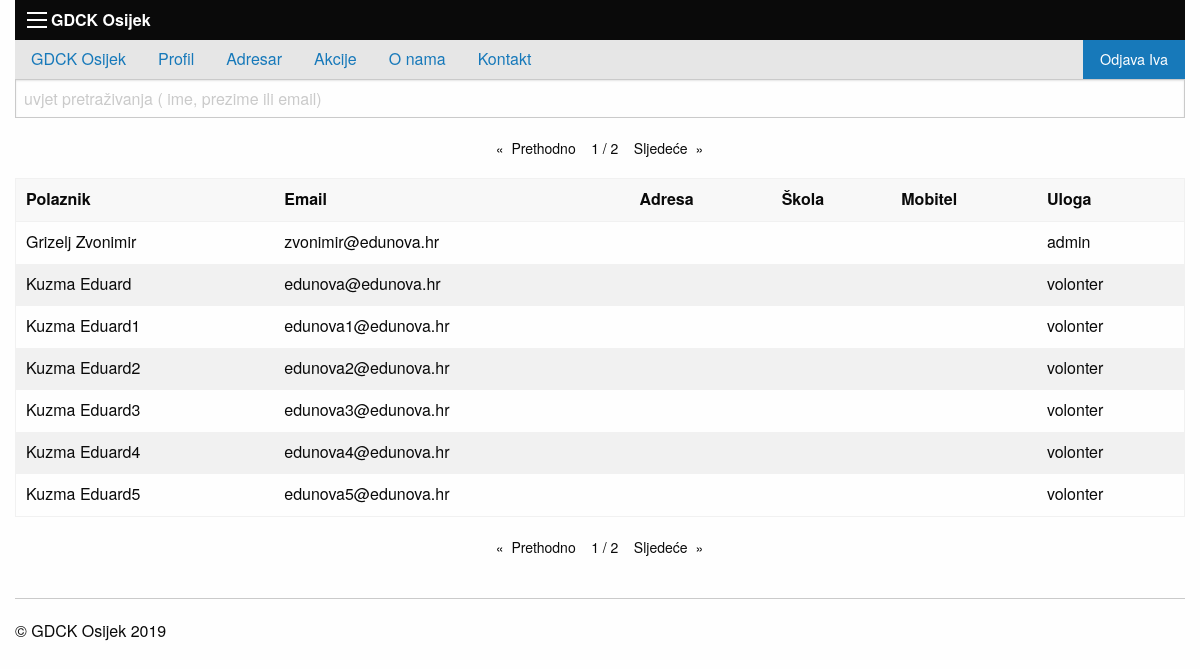
Screenshot of /privatno/adresar.php (signed in) with the database file from the repository.
### tables this page shows
create table osoba(
sifra int not null primary key auto_increment,
oib char(11) not null,
ime varchar(30) not null,
prezime varchar(30) not null,
dob int not null,
email varchar(30),
lozinka char(32) not null,
adresa varchar(30),
skola varchar(30),
mobitel varchar(30),
uloga varchar (20),
akcija int,
volonterski_sati int,
volonterski_ugovor int not null,
edukacija int,
aktivan boolean not null default false
);

### konfiguracija.php (called while the page is built, shortened)
<?php
include_once 'funkcije.php';
$putanjaAPP = "/Volonteri/";
$naslovAPP="GDCK Osijek";
$appID="volonteri";
$brojRezultataPoStranici=7;

### privatno/adresar.php (the view, shortened to what this page needs)
<?php include_once '../konfiguracija.php';
$stranica = isset($_GET["stranica"]) ? $_GET["stranica"] : 1;
?>
<!doctype html>
<html class="no-js" lang="en" dir="ltr">
  <head>
    <?php include_once '../include/head.php'; ?>
    <link rel="stylesheet" href="<?php echo $putanjaAPP; ?>css/calendar/fullcalendar.min.css">
    <link rel="stylesheet" media="print" href="<?php echo $putanjaAPP; ?>css/calendar/fullcalendar.print.min.css">
  </head>
  <body>
    <div class="grid-container">
      	<?php include_once '../include/izbornik.php'; ?>
      	<div class="grid-x grid-padding-x">
			<div class="large-12 cell">
				<form method="get">
					<input type="text" name="uvjet"
					placeholder="uvjet pretraživanja ( ime, prezime ili email)"
					value="<?php echo isset($_GET["uvjet"]) ? $_GET["uvjet"] : "" ?>" />
				</form>
				<?php
					$uvjet = "%" . (isset($_GET["uvjet"]) ? $_GET["uvjet"] : "") . "%";
					$izraz = $veza->prepare("
						select count(oib)
						from osoba
						where concat(ime, prezime, email)
						like :uvjet
					");
					$izraz->execute(array("uvjet"=>$uvjet));
					$ukupnoRedova = $izraz->fetchColumn();
					$ukupnoStranica = ceil($ukupnoRedova/$brojRezultataPoStranici);
					$izraz = $veza->prepare("
						select
							oib,
							ime,
							prezime,
							email,
                            adresa,
                            skola,
                            mobitel,
                            uloga
						from osoba
						where concat(ime, prezime, email)
						like :uvjet
						order by prezime, ime
					 	limit :stranica, :brojRezultataPoStranici");
					$izraz->bindValue("stranica", $stranica* $brojRezultataPoStranici -  $brojRezultataPoStranici , PDO::PARAM_INT);
					$izraz->bindValue("brojRezultataPoStranici", $brojRezultataPoStranici, PDO::PARAM_INT);
					$izraz->bindParam("uvjet", $uvjet);
					$izraz->execute();
					$rezultati = $izraz->fetchAll(PDO::FETCH_OBJ);
				if($ukupnoRedova>$brojRezultataPoStranici){
					include 'paginacija.php';
				}
				  ?>
				<table>
					<thead>
						<tr>
							<th>Polaznik</th>
							<th>Email</th>
                            <th>Adresa</th>
                            <th>Škola</th>
                            <th>Mobitel</th>
                            <th>Uloga</th>
						</tr>
					</thead>
					<tbody>
					<?php
					foreach ($rezultati as $red):
					?>
						<tr>
							<td><?php echo $red->prezime . " " . $red->ime ?></td>
                            <td><?php echo $red->email; ?></td>
							<td><?php echo $red->adresa; ?></td>
                            <td><?php echo $red->skola; ?></td>
                            <td><?php echo $red->mobitel; ?></td>
                            <td><?php echo $red->uloga; ?></td>
                        </tr>
                        <?php endforeach; ?>
                    </tbody>
                </table>
                <?php if($ukupnoRedova>$brojRezultataPoStranici){
					include 'paginacija.php';
				}?>
		<?php include_once '../include/podnozje.php'; ?>
                    </div>
                 </div>
        </div>
   </body>
</html>

### include/head.php (shortened to what this page needs)
<link rel="stylesheet" href="<?php echo $putanjaAPP; ?>css/foundation.css">
<link rel="stylesheet" href="<?php echo $putanjaAPP; ?>css/app.css">

### include/izbornik.php (shortened to what this page needs)
<div class="title-bar" data-responsive-toggle="example-menu" data-hide-for="medium">
  <button class="menu-icon" type="button" data-toggle="example-menu"></button>
  <div class="title-bar-title"><?php echo $naslovAPP; ?></div>
</div>
<div class="top-bar" id="example-menu">
  <div class="top-bar-left">
    <ul class="dropdown menu" data-dropdown-menu>
        <?php
      stavkaIzbornika($putanjaAPP."index.php", $naslovAPP); ?>
   <?php if(isset($_SESSION[$appID."autoriziran"])): ?>
         <?php if($_SESSION[$appID."autoriziran"]->uloga==="oper"):?>
        <?php stavkaIzbornika($putanjaAPP . "privatno/adresar_admin/adresar_admin.php", "Adresar");?>
        <?php stavkaIzbornika($putanjaAPP . "privatno/Akcije/akcije.php", "Akcije");?>
         <?php endif;?>
    <?php endif;?>
    </ul>
  </div>
  <?php if($_SERVER["PHP_SELF"]!==$putanjaAPP . "login.php"): ?>
  <div class="top-bar-right">
    <ul class="menu">
      <li style="width: 100%;"><?php if(!isset($_SESSION[$appID."autoriziran"])): ?>
	  		<a href="<?php echo $putanjaAPP; ?>login.php" class="button">Prijava</a>
	  	<?php else: ?>
	  		<a href="<?php echo $putanjaAPP; ?>logout.php" class="button">Odjava <?php
	  			echo $_SESSION[$appID."autoriziran"]->ime;
	  			?></a>
	  	<?php endif;?></li>
    </ul>
  </div>
  <?php endif;?>
</div>

### funkcije.php (shortened to what this page needs)
<?php
function stavkaIzbornika($putanja,$opis,$ikona=""){
	?>
	<li<?php echo $_SERVER["PHP_SELF"] === $putanja  ? " class=\"active\"" : "";?>>
		<a href="<?php echo $putanja; ?>"><?php echo $opis; ?></a>
	</li>
	<?php
}

### privatno/paginacija.php
<ul class="pagination text-center" role="navigation">
				  <li class="pagination-previous"><a href="?stranica=<?php echo $stranica - 1; ?>&uvjet=<?php echo isset($_GET["uvjet"]) ? $_GET["uvjet"] : "" ?>">Prethodno</a></li>
				  <li><?php echo $stranica ?> / <?php echo $ukupnoStranica; ?></li>
				  <li class="pagination-next"><a href="?stranica=<?php echo $stranica + 1; ?>&uvjet=<?php echo isset($_GET["uvjet"]) ? $_GET["uvjet"] : "" ?>">Sljedeće</a></li>
				</ul>

### include/podnozje.php
<div class="grid-x grid-padding-x">
	<div class="large-12 cell">
		<hr />
		&copy; <?php echo $naslovAPP?> <?php echo date("Y"); ?>
	</div>
</div>

### css/app.css (style rules this page uses)
.top-bar { padding: 0rem; }

### rows the page displays
osoba: prezime "Grizelj", ime "Zvonimir", email "zvonimir@edunova.hr", uloga "admin"
osoba: prezime "Kuzma", ime "Eduard", email "edunova@edunova.hr", uloga "volonter"
osoba: prezime "Kuzma", ime "Eduard1", email "edunova1@edunova.hr", uloga "volonter"
osoba: prezime "Kuzma", ime "Eduard2", email "edunova2@edunova.hr", uloga "volonter"
osoba: prezime "Kuzma", ime "Eduard3", email "edunova3@edunova.hr", uloga "volonter"
osoba: prezime "Kuzma", ime "Eduard4", email "edunova4@edunova.hr", uloga "volonter"
osoba: prezime "Kuzma", ime "Eduard5", email "edunova5@edunova.hr", uloga "volonter"

### other values shown
$naslovAPP "GDCK Osijek"
$opis "GDCK Osijek Profil Adresar Akcije O nama Kontakt"
$_SESSION[$appID."autoriziran"]->ime "Iva"
$stranica "1 1"
$ukupnoStranica "2 2"
